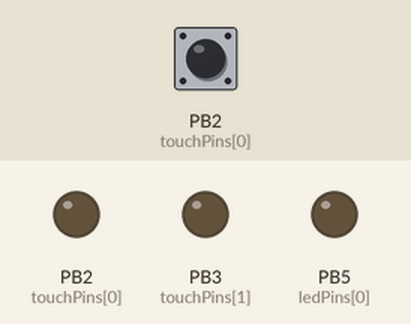
Recording of a sketch running on a simulated ATtiny85, built with avr-gcc and run on an emulated ATtiny85. Parts: output pins drawn as LEDs (lit = HIGH). The test bench sets the inputs (shaded band); at power-on: PB2 (touchPins[0]) LOW.

Above: at 5.4 s.
5.5 s: PB2 (touchPins[0]) pulled HIGH for 0.15 s
At 6.2 s:
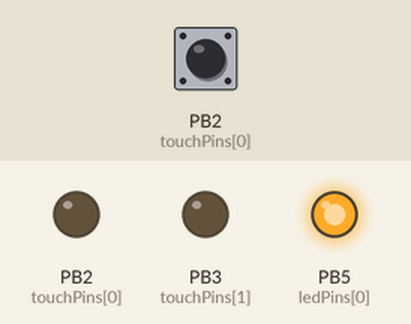
Timing chart, 0 to 8.5 s (numbered marks = the images above; inputs shaded):
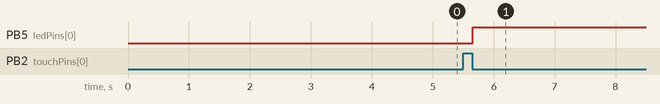

The sketch:

touch_2.ino
```cpp
//                        attiny85
//                   reset   -+---+-  power
//       (touch input) pb3:3 -+*  +- 2:pb2 (fading always)
//       (touch input) pb4:4 -+   +- 1:pb1 (touch something)
//                  ground   -+---+- 0:pb0 (touch something else)

byte touchPins[] ={ 2,3 };//, PB5};
byte ledPins[] = { 5,6,7 };

byte fadepin = 7;
int fadeval = 0, fadestep = 1;

// Calibrate each pin separately
int calibration[sizeof(touchPins)];

void setup()
{

  //Serial.begin(9600);

  CLKPR = (1 << CLKPCE);
  CLKPR = 0;

  initialize();
  calibrate();

}

void initialize() {

  byte i, j;

  for(i = 0; i < sizeof(touchPins); i++) {
    pinMode(touchPins[i], INPUT);
  }

  for(byte i = 0; i < sizeof(ledPins); i++) {
    pinMode(ledPins[i], OUTPUT);
  }
}

void calibrate() {

  byte i, j;

  for(j = 0; j < sizeof(touchPins); j++) {

    for (i = 0; i < 8; i++) {

      calibration[j] += chargeTimeR(touchPins[j]);
      delay(200);
    }

    calibration[j] = (calibration[j] + 4) / 8;
  }

  // Signal calibration complete
  for(i=0;i< 5;i++) {
    digitalWrite(fadepin, HIGH);
    delay(100);
    digitalWrite(fadepin, LOW);
    delay(100);
  }
}

void loop()
{

  analogWrite(fadepin, fadeval);

  if(fadeval == 255) fadestep = -1;
  if(fadeval == 0) fadestep = 1;
  fadeval = fadeval + fadestep;

  byte i, n;
  // Scan all of the touchpins
  for(i = 0; i < sizeof(touchPins); i++) {
    n = chargeTimeR(touchPins[i]);

    if (n > calibration[i]) {
      digitalWrite(ledPins[i], HIGH);
      do {
        delayMicroseconds(500);
        n = chargeTimeR(touchPins[i]);
      }
      while (n > calibration[i]);
      digitalWrite(ledPins[i], LOW);
    }
    else {
      digitalWrite(ledPins[i], LOW);
    }

    delayMicroseconds(500);
  }
}

int chargeTimeR(byte pin) {
  int i, time;
  time = 0;
  for(i = 0; i < 4; i++) {
    time += chargeTime(pin);
    delayMicroseconds(500);
  }
  return time;
}


byte chargeTime(byte pin)
{
  byte mask, i;
  mask = digitalPinToBitMask(pin);
  DDRB &= ~mask; // input
  PORTB |= mask; // pull-up on

  for (i = 0; i < 16; i++) {
    if (PINB & mask) break;
  }

  PORTB &= ~mask; // pull-up off
  DDRB |= mask; // discharge

  return i;
}
```
